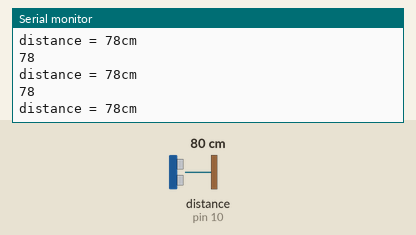
Simulated run of this sketch. Board: Arduino Uno, built with avr-gcc and run on an emulated ATmega328P. Parts: the last lines printed to the serial monitor. Wiring (inferred from the names in the program): ultrasonic range finder: trigger pin 9; echo pin 10. The inputs (shaded band) are chosen by the test bench; at power-on: distance to the obstacle (sensor on pin 10) 80 cm. The echo pulse lasts 58.3 µs per cm.

Above: at 1.2 s.
1.3 s: distance to the obstacle (sensor on pin 10) set to 120 cm
At 2.1 s:
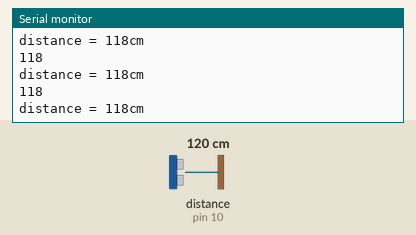
4.3 s: distance to the obstacle (sensor on pin 10) set to 2 cm
At 4.8 s:
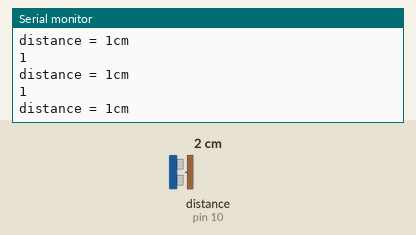
7.3 s: distance to the obstacle (sensor on pin 10) set to 250 cm
At 8.0 s:
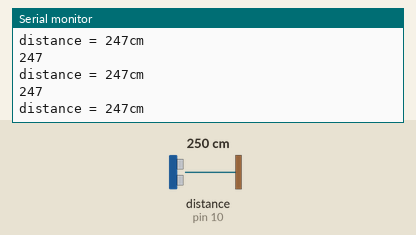
Timing chart, 0 to 10.3 s (numbered marks = the images above; inputs shaded):
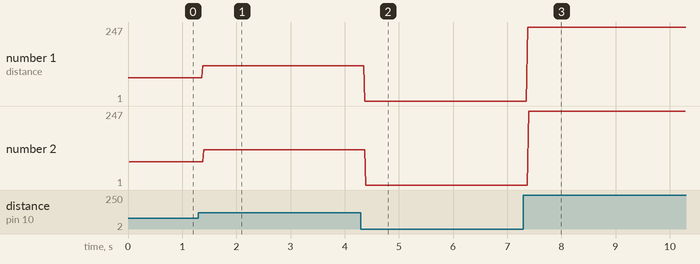

Measured:
- after the input at 1.3 s, the serial monitor: prints a new line after 0.08 s (image 1)
- after the input at 4.3 s, the serial monitor: prints a new line after 0.07 s (image 2)
- after the input at 7.3 s, the serial monitor: prints a new line after 0.07 s (image 3)
- plotted number 1: 78 → 118 after the input at 1.3 s, 118 → 1 after the input at 4.3 s, 1 → 247 after the input at 7.3 s
- plotted number 2: 78 → 118 after the input at 1.3 s, 118 → 1 after the input at 4.3 s, 1 → 247 after the input at 7.3 s

The sketch:

Ultrasonic_Distance_Code.ino
```cpp
long duration;
    int distance;

    const int trig = 9; //sets trig in pin9
    const int echo = 10;  //sets echo in pin 10


    void setup() {
    pinMode(trig, OUTPUT); // Sets the trigPin as an Output
    pinMode(echo, INPUT); // Sets the echoPin as an Input
    Serial.begin(9600); // Starts the serial communication
    }
    void loop() {
       distance = calculateDistance();
Serial.println(distance);

    }
    int calculateDistance(){

  digitalWrite(trig, LOW);
  delayMicroseconds(2);
  // Sets the trigPin on HIGH state for 10 micro seconds
  digitalWrite(trig, HIGH);
  delayMicroseconds(10);
  digitalWrite(trig, LOW);
  duration = pulseIn(echo, HIGH); // Reads the echoPin, returns the sound wave travel time in microseconds
  distance= duration*0.034/2;
  Serial.print("distance = ");
  Serial.print(distance);
  Serial.println("cm");
  return distance;
}
```
